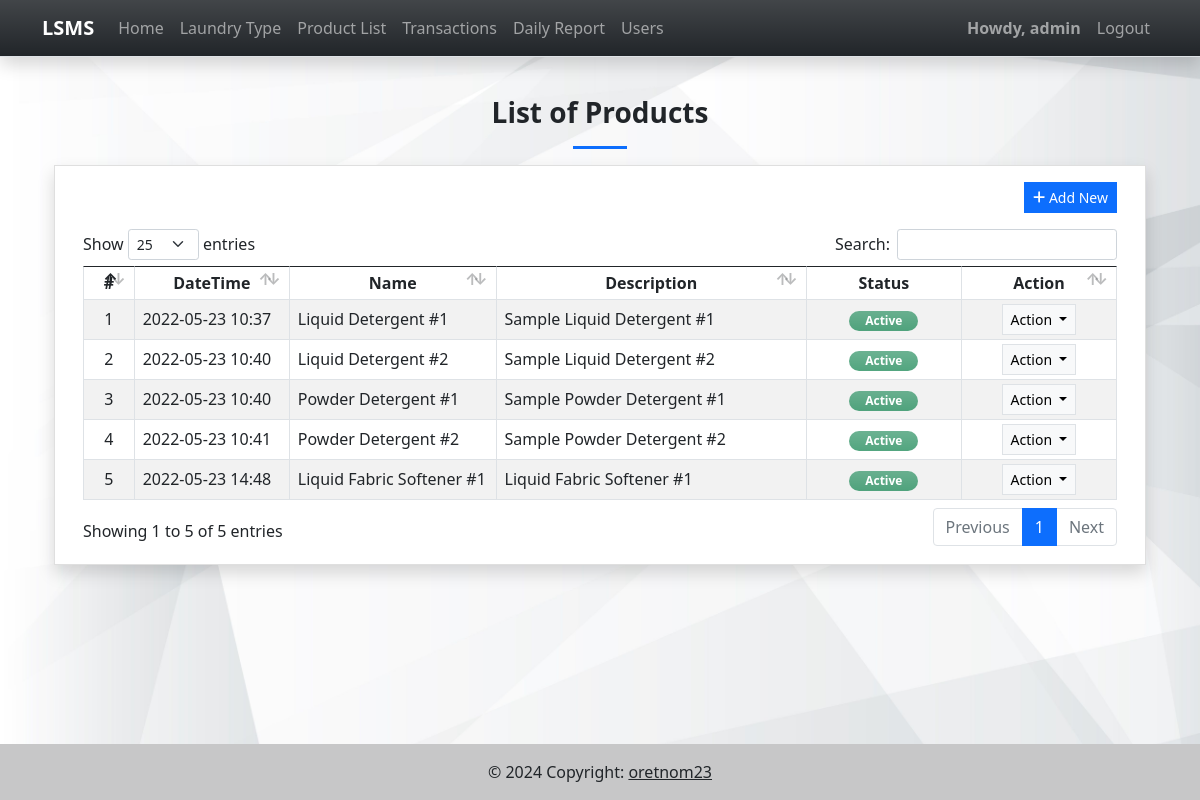
/products (signed in), run on the app's committed database.
### lsmsApp/models.py (models this page shows, shortened)
class Products(models.Model):
    name = models.CharField(max_length=250)
    description = models.TextField(blank= True, null= True)
    price = models.FloatField(max_length=15, default=0)
    status = models.CharField(max_length=2, choices=(('1','Active'), ('2','Inactive')), default = 1)
    delete_flag = models.IntegerField(default = 0)
    date_added = models.DateTimeField(default = timezone.now)
    date_updated = models.DateTimeField(auto_now = True)
    class Meta:
        verbose_name_plural = "List of Products"

### lsmsApp/views.py (the view)
# urls.py: path('products',views.products,name='product-page'),
@login_required
def products(request):
    context = context_data(request)
    context['page'] = 'Product'
    context['page_title'] = "Product List"
    context['products'] = models.Products.objects.filter(delete_flag = 0).all()
    return render(request, 'products.html', context)

### lsmsApp/views.py (called while the page is built)
def context_data(request):
    fullpath = request.get_full_path()
    abs_uri = request.build_absolute_uri()
    abs_uri = abs_uri.split(fullpath)[0]
    context = {
        'system_host' : abs_uri,
        'page_name' : '',
        'page_title' : '',
        'system_name' : 'Laundry Shop Managament System',
        'system_short_name' : 'LSMS',
        'topbar' : True,
        'footer' : True,
    }
    return context

### lsmsApp/templates/products.html (shortened to what this page needs)
{% extends 'base.html' %} {% load static %} {% block pageContent %}
<section class="py-4">
    <div class="container">
        <h3 class="fw-bolder text-center">List of Products</h3>
        <center>
            <hr class="bg-primary opacity-100" style="height:3px" width="5%">
        </center>
        <div class="card rounded-0 shadow">
            <div class="card-body">
                <div class="container-fluid">
                    <div class="text-end mb-3">
                        <button class="btn btn-sm btn-primary rounded-0 bg-gradient-primary" type="button" id="create_new"><i class="fa fa-plus"></i> Add New</button>
                    </div>
                    <table class="table table-bordered table-striped" id="product-tbl">
                        <colgroup>
                            <col width="5%">
                            <col width="15%">
                            <col width="20%">
                            <col width="30%">
                            <col width="15%">
                            <col width="15%">
                        </colgroup>
                        <thead>
                            <tr>
                                <th class="text-center">#</th>
                                <th class="text-center">DateTime</th>
                                <th class="text-center">Name</th>
                                <th class="text-center">Description</th>
                                <th class="text-center">Status</th>
                                <th class="text-center">Action</th>
                            </tr>
                        </thead>
                        <tbody>
                            {% for product in products %}
                            <tr>
                                <td class="text-center">{{ forloop.counter }}</td>
                                <td>{{ product.date_added|date:"Y-m-d H:i" }}</td>
                                <td>{{ product.name}}</td>
                                <td>{{ product.description }}</td>
                                <td class="text-center">
                                    {% if product.status == '1' %}
                                    <span class="badge badge-success bg-gradient bg-success px-3 rounded-pill bg-opacity-75 text-sm py-1">Active</span> {% else %}
                                    <span class="badge badge-secondary bg-gradient bg-secondary px-3 rounded-pill bg-opacity-75 text-sm py-1">Inactive</span> {% endif %}
                                </td>
                                <td class="text-center">
                                    <div class="dropdown">
                                        <button class="btn btn-light btn-sm rounded-0 border dropdown-toggle" type="button" id="abtn{{product.pk}}" data-bs-toggle="dropdown" aria-expanded="false">
                                          Action
                                        </button>
                                    </div>
                                </td>
                            </tr>
                            {% endfor %}
                        </tbody>
                    </table>
                </div>
            </div>
        </div>
    </div>
</section>
{% endblock pageContent %}

### lsmsApp/templates/topNavigation.html (shortened to what this page needs)
{% load static %}
<header>
    <nav class="navbar navbar-expand-lg navbar-dark bg-dark bg-gradient fixed-top shadow border-bottom">
        <div class="container">
            <a class="navbar-brand" target="_blank" href="./">
                <b>{{system_short_name}}</b>
            </a>
            <div class="collapse navbar-collapse" id="navbarExample01">
                <ul class="navbar-nav me-auto mb-2 mb-lg-0" id="topNav">
                    {% if request.user.is_authenticated %}
                    <li class="nav-item">
                        <a class="nav-link" aria-current="page" href="{% url 'home-page' %}">Home</a>
                    </li>
                    <li class="nav-item">
                        <a class="nav-link" aria-current="page" href="{% url 'price-page' %}">Laundry Type</a>
                    </li>
                    <li class="nav-item">
                        <a class="nav-link" aria-current="page" href="{% url 'product-page' %}">Product List</a>
                    </li>
                    <li class="nav-item">
                        <a class="nav-link" aria-current="page" href="{% url 'laundry-page' %}">Transactions</a>
                    </li>
                    <li class="nav-item">
                        <a class="nav-link" aria-current="page" href="{% url 'daily-report' %}">Daily Report</a>
                    </li>
                    {% if request.user.is_superuser %}
                    <li class="nav-item">
                        <a class="nav-link" aria-current="page" href="{% url 'user-page' %}">Users</a>
                    </li>
                    {% endif %}
                    {% endif %}
                </ul>
                <ul class="navbar-nav">
                    {% if user.id %}
                    <li class="nav-item">
                        <a class="nav-link"  href="{% url 'profile-page' %}"><b>Howdy, {{user.username}}</b></a>
                    </li>
                    <li class="nav-item">
                        <a class="nav-link" aria-current="page" href="{% url 'logout' %}">Logout</a>
                    </li>
                    {% else %}
                    <li class="nav-item">
                        <a class="nav-link" aria-current="page" href="{% url 'login-page' %}">Login</a>
                    </li>
                    {% endif %}
                </ul>
            </div>
        </div>
    </nav>
</header>

### static/assets/default/css/style.css (style rules this page uses)
html, body { height: 100%; width: 100%; max-height: 100%; overflow: auto; display: flex; flex-direction: column; }
body>header { flex-shrink: auto; }

### data on the page
Products: date_added "2022-05-23 10:37", name "Liquid Detergent #1", description "Sample Liquid Detergent #1", status "Active"
Products: date_added "2022-05-23 10:40", name "Liquid Detergent #2", description "Sample Liquid Detergent #2", status "Active"
Products: date_added "2022-05-23 10:40", name "Powder Detergent #1", description "Sample Powder Detergent #1", status "Active"
Products: date_added "2022-05-23 10:41", name "Powder Detergent #2", description "Sample Powder Detergent #2", status "Active"
Products: date_added "2022-05-23 14:48", name "Liquid Fabric Softener #1", description "Liquid Fabric Softener #1", status "Active"

### other printed values
{{ system_short_name }} "LSMS"
{{ user.username }} "admin"
